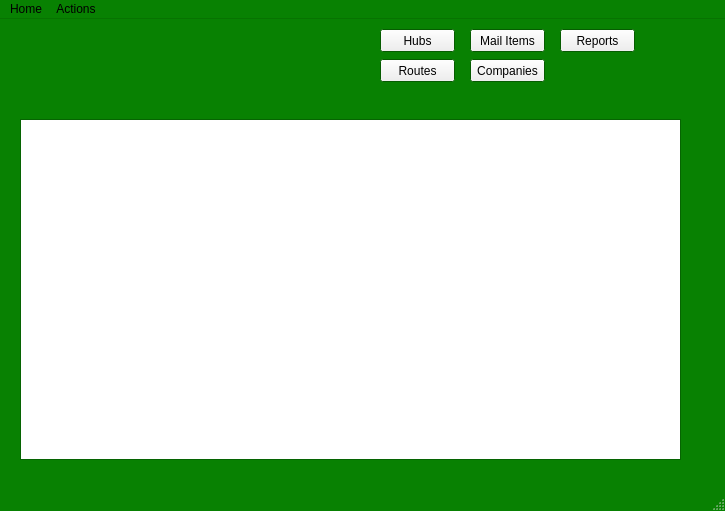
<?xml version="1.0" encoding="UTF-8"?>
<ui version="4.0">
 <class>MainWindow</class>
 <widget class="QMainWindow" name="MainWindow">
  <property name="geometry">
   <rect>
    <x>0</x>
    <y>0</y>
    <width>725</width>
    <height>511</height>
   </rect>
  </property>
  <property name="palette">
   <palette>
    <active>
     <colorrole role="Base">
      <brush brushstyle="SolidPattern">
       <color alpha="255">
        <red>255</red>
        <green>255</green>
        <blue>255</blue>
       </color>
      </brush>
     </colorrole>
     <colorrole role="Window">
      <brush brushstyle="SolidPattern">
       <color alpha="255">
        <red>8</red>
        <green>129</green>
        <blue>2</blue>
       </color>
      </brush>
     </colorrole>
    </active>
    <inactive>
     <colorrole role="Base">
      <brush brushstyle="SolidPattern">
       <color alpha="255">
        <red>255</red>
        <green>255</green>
        <blue>255</blue>
       </color>
      </brush>
     </colorrole>
     <colorrole role="Window">
      <brush brushstyle="SolidPattern">
       <color alpha="255">
        <red>8</red>
        <green>129</green>
        <blue>2</blue>
       </color>
      </brush>
     </colorrole>
    </inactive>
    <disabled>
     <colorrole role="Base">
      <brush brushstyle="SolidPattern">
       <color alpha="255">
        <red>8</red>
        <green>129</green>
        <blue>2</blue>
       </color>
      </brush>
     </colorrole>
     <colorrole role="Window">
      <brush brushstyle="SolidPattern">
       <color alpha="255">
        <red>8</red>
        <green>129</green>
        <blue>2</blue>
       </color>
      </brush>
     </colorrole>
    </disabled>
   </palette>
  </property>
  <property name="windowTitle">
   <string>MainWindow</string>
  </property>
  <widget class="QWidget" name="centralwidget">
   <widget class="QTreeView" name="treeView">
    <property name="geometry">
     <rect>
      <x>20</x>
      <y>100</y>
      <width>661</width>
      <height>341</height>
     </rect>
    </property>
   </widget>
   <widget class="QPushButton" name="bt_hubs">
    <property name="geometry">
     <rect>
      <x>380</x>
      <y>10</y>
      <width>75</width>
      <height>23</height>
     </rect>
    </property>
    <property name="text">
     <string>Hubs</string>
    </property>
   </widget>
   <widget class="QPushButton" name="bt_Routes">
    <property name="geometry">
     <rect>
      <x>380</x>
      <y>40</y>
      <width>75</width>
      <height>23</height>
     </rect>
    </property>
    <property name="text">
     <string>Routes</string>
    </property>
   </widget>
   <widget class="QPushButton" name="bt_MailItems">
    <property name="geometry">
     <rect>
      <x>470</x>
      <y>10</y>
      <width>75</width>
      <height>23</height>
     </rect>
    </property>
    <property name="text">
     <string>Mail Items</string>
    </property>
   </widget>
   <widget class="QPushButton" name="bt_Companys">
    <property name="geometry">
     <rect>
      <x>470</x>
      <y>40</y>
      <width>75</width>
      <height>23</height>
     </rect>
    </property>
    <property name="text">
     <string>Companies</string>
    </property>
   </widget>
   <widget class="QPushButton" name="bt_Reports">
    <property name="geometry">
     <rect>
      <x>560</x>
      <y>10</y>
      <width>75</width>
      <height>23</height>
     </rect>
    </property>
    <property name="text">
     <string>Reports</string>
    </property>
   </widget>
   <widget class="QLabel" name="label">
    <property name="geometry">
     <rect>
      <x>10</x>
      <y>0</y>
      <width>321</width>
      <height>81</height>
     </rect>
    </property>
    <property name="text">
     <string/>
    </property>
    <property name="pixmap">
     <pixmap>../Users/Pricetech/Desktop/SWEN301/logo_small.png</pixmap>
    </property>
   </widget>
  </widget>
  <widget class="QMenuBar" name="menubar">
   <property name="geometry">
    <rect>
     <x>0</x>
     <y>0</y>
     <width>725</width>
     <height>21</height>
    </rect>
   </property>
   <widget class="QMenu" name="menuHome">
    <property name="title">
     <string>Home</string>
    </property>
   </widget>
   <widget class="QMenu" name="menuAdd_Hub">
    <property name="title">
     <string>Actions</string>
    </property>
    <addaction name="actionAdd_Hub"/>
    <addaction name="actionAdd_Route"/>
    <addaction name="actionAdd_Mail_Item"/>
    <addaction name="actionAdd_Company"/>
   </widget>
   <addaction name="menuHome"/>
   <addaction name="menuAdd_Hub"/>
  </widget>
  <widget class="QStatusBar" name="statusbar"/>
  <action name="actionAdd_Hub">
   <property name="text">
    <string>Hubs</string>
   </property>
  </action>
  <action name="actionAdd_Route">
   <property name="text">
    <string>Routes</string>
   </property>
  </action>
  <action name="actionAdd_Mail_Item">
   <property name="text">
    <string>Mail Items</string>
   </property>
  </action>
  <action name="actionAdd_Company">
   <property name="text">
    <string>Companys</string>
   </property>
  </action>
 </widget>
 <resources/>
 <connections/>
</ui>
